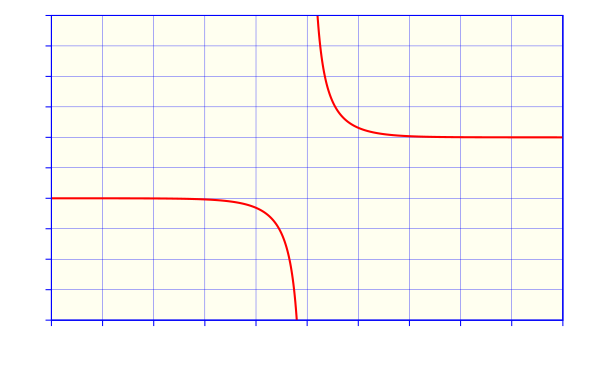

Write the gnuplot code that produced this figure.
#!/gnuplot
#
#    
#    	G N U P L O T
#    	Version 5.2 patchlevel 7    last modified 2019-05-29 
#    
#    	Copyright (C) 1986-1993, 1998, 2004, 2007-2018
#    	Thomas Williams, Colin Kelley and many others
#    
#    	gnuplot home:     http://www.gnuplot.info
#    	faq, bugs, etc:   type "help FAQ"
#    	immediate help:   type "help"  (plot window: hit 'h')
# set terminal windows 0 color solid butt enhanced
# set output
unset clip points
set clip one
unset clip two
set bar 1.000000 front
set border front linecolor rgb "blue"  linewidth 3.000 dashtype solid
set zdata 
set ydata 
set xdata 
set y2data 
set x2data 
set boxwidth
set style fill  empty border
set style rectangle back fc  bgnd fillstyle   solid 1.00 border lt -1
set style circle radius graph 0.02, first 0.00000, 0.00000 
set style ellipse size graph 0.05, 0.03, first 0.00000 angle 0 units xy
set dummy x, y
set format x "% .0f" 
set format y "% .0f" 
set format x2 "% h" 
set format y2 "% h" 
set format z "% h" 
set format cb "% h" 
set format r "% h" 
set timefmt "%d/%m/%y,%H:%M"
set angles radians
set grid back nopolar xtics nomxtics ytics nomytics noztics nomztics
set grid nox2tics nomx2tics noy2tics nomy2tics nocbtics nomcbtics
set grid linecolor "blue" linetype 1 linewidth 1.00 
set raxis
set style parallel front  lt black linewidth 2.000 dashtype solid
set key title ""
set key inside right top vertical Right noreverse enhanced autotitle nobox
set key noinvert samplen 4 spacing 1 width 0 height 0 
set key maxcolumns 0 maxrows 0
set key opaque
unset key
unset label
unset arrow
set style increment default
unset style line
unset style arrow
set style histogram clustered gap 2 title textcolor lt -1
unset object
set style textbox transparent margins  1.0,  1.0 border
unset logscale
set offsets 0, 0, 0, 0
set pointsize 1
set pointintervalbox 1
set encoding default
unset polar
unset parametric
set decimalsign ','
set view 60, 30, 1, 1
set samples 800, 800
set isosamples 10, 10
set surface 
unset contour
set cntrlabel  format '%8.3g' font '' start 5 interval 20
set mapping cartesian
set datafile separator whitespace
unset hidden3d
set cntrparam order 4
set cntrparam linear
set cntrparam levels auto 5
set cntrparam points 5
set size ratio 0 1,1
set origin 0,0
set style data points
set style function lines
unset xzeroaxis
unset yzeroaxis
unset zzeroaxis
unset x2zeroaxis
unset y2zeroaxis
set ticslevel 0.5
set tics scale  1, 0.5, 1, 1, 1
set mxtics default
set mytics default
set mztics default
set mx2tics default
set my2tics default
set mcbtics default
set mrtics default
set xtics border out scale 1,0.5 nomirror norotate  autojustify
set xtics -5.0, 1.0, 5.0 norangelimit textcolor rgb "black" 
set ytics border out scale 1,0.5 nomirror norotate  autojustify
set ytics -5.0, 1.0, 5.0 norangelimit textcolor rgb "black" 
set ztics border out scale 1,0.5 nomirror norotate  autojustify
set ztics autofreq  norangelimit textcolor rgb "black" 
unset x2tics
unset y2tics
set cbtics border out scale 1,0.5 nomirror norotate  autojustify
set cbtics autofreq  norangelimit textcolor rgb "black" 
set rtics axis out scale 1,0.5 nomirror norotate  autojustify
set rtics autofreq  norangelimit textcolor rgb "black" 
set paxis 1 tics border out scale 1,0.5 nomirror norotate  autojustify
set paxis 1 tics autofreq  rangelimit textcolor rgb "black" 
set paxis 2 tics border out scale 1,0.5 nomirror norotate  autojustify
set paxis 2 tics autofreq  rangelimit textcolor rgb "black" 
set paxis 3 tics border out scale 1,0.5 nomirror norotate  autojustify
set paxis 3 tics autofreq  rangelimit textcolor rgb "black" 
set paxis 4 tics border out scale 1,0.5 nomirror norotate  autojustify
set paxis 4 tics autofreq  rangelimit textcolor rgb "black" 
set paxis 5 tics border out scale 1,0.5 nomirror norotate  autojustify
set paxis 5 tics autofreq  rangelimit textcolor rgb "black" 
set paxis 6 tics border out scale 1,0.5 nomirror norotate  autojustify
set paxis 6 tics autofreq  rangelimit textcolor rgb "black" 
set paxis 7 tics border out scale 1,0.5 nomirror norotate  autojustify
set paxis 7 tics autofreq  rangelimit textcolor rgb "black" 
set title "" 
set title  font "" norotate
set timestamp bottom 
set timestamp "" 
set timestamp  font "" norotate
set rrange [ * : * ] noreverse nowriteback
set trange [ * : * ] noreverse nowriteback
set urange [ * : * ] noreverse nowriteback
set vrange [ * : * ] noreverse nowriteback
set xlabel '$z$'
set xlabel  font "" textcolor lt -1 norotate
set x2label "" 
set x2label  font "" textcolor lt -1 norotate
set xrange [ -5.0 : 5.0] noreverse nowriteback
set x2range [ 0.00000 : 50.000 ] noreverse nowriteback
set ylabel '$\coth z$' 
set ylabel  font "" textcolor lt -1 rotate by -270
set y2label "" 
set y2label  font "" textcolor lt -1 rotate by -270
set yrange [ -5.0 : 5.0 ] noreverse nowriteback
set y2range [ -400.0000 : 400.0000 ] noreverse nowriteback
set zlabel "" 
set zlabel  font "" textcolor lt -1 norotate
set zrange [ * : * ] noreverse nowriteback
set cblabel "" 
set cblabel  font "" textcolor lt -1 rotate by -270
set cbrange [ * : * ] noreverse nowriteback
set paxis 1 range [ * : * ] noreverse nowriteback
set paxis 2 range [ * : * ] noreverse nowriteback
set paxis 3 range [ * : * ] noreverse nowriteback
set paxis 4 range [ * : * ] noreverse nowriteback
set paxis 5 range [ * : * ] noreverse nowriteback
set paxis 6 range [ * : * ] noreverse nowriteback
set paxis 7 range [ * : * ] noreverse nowriteback
set zero 1e-008
set lmargin  -1
set bmargin  -1
set rmargin  -1
set tmargin  -1
set locale "Catalan_Spain.1252"
set pm3d explicit at s
set pm3d scansautomatic
set pm3d interpolate 1,1 flush begin noftriangles noborder corners2color mean
set palette positive nops_allcF maxcolors 0 gamma 1.5 color model RGB 
set palette rgbformulae 7, 5, 15
set colorbox default
set colorbox vertical origin screen 0.9, 0.2, 0 size screen 0.05, 0.6, 0 front bdefault
set style boxplot candles range  1.50 outliers pt 7 separation 1 labels auto unsorted
set loadpath 
set fontpath 
set psdir
set fit brief errorvariables nocovariancevariables errorscaling prescale nowrap v5
GNUTERM = "windows"
ARGC = 0
ARG0 = ""
set terminal cairolatex pdf size 15cm,9.5cm
set output "Ape-Trigonometria-coth.tex"
set object rectangle from -5.0,-5.0 to 5.0,5.0 fillstyle solid fillcolor rgb "#FFFFF0" behind
plot 1/tanh(x) linecolor rgb "red"  linewidth 6.000
#    EOF
